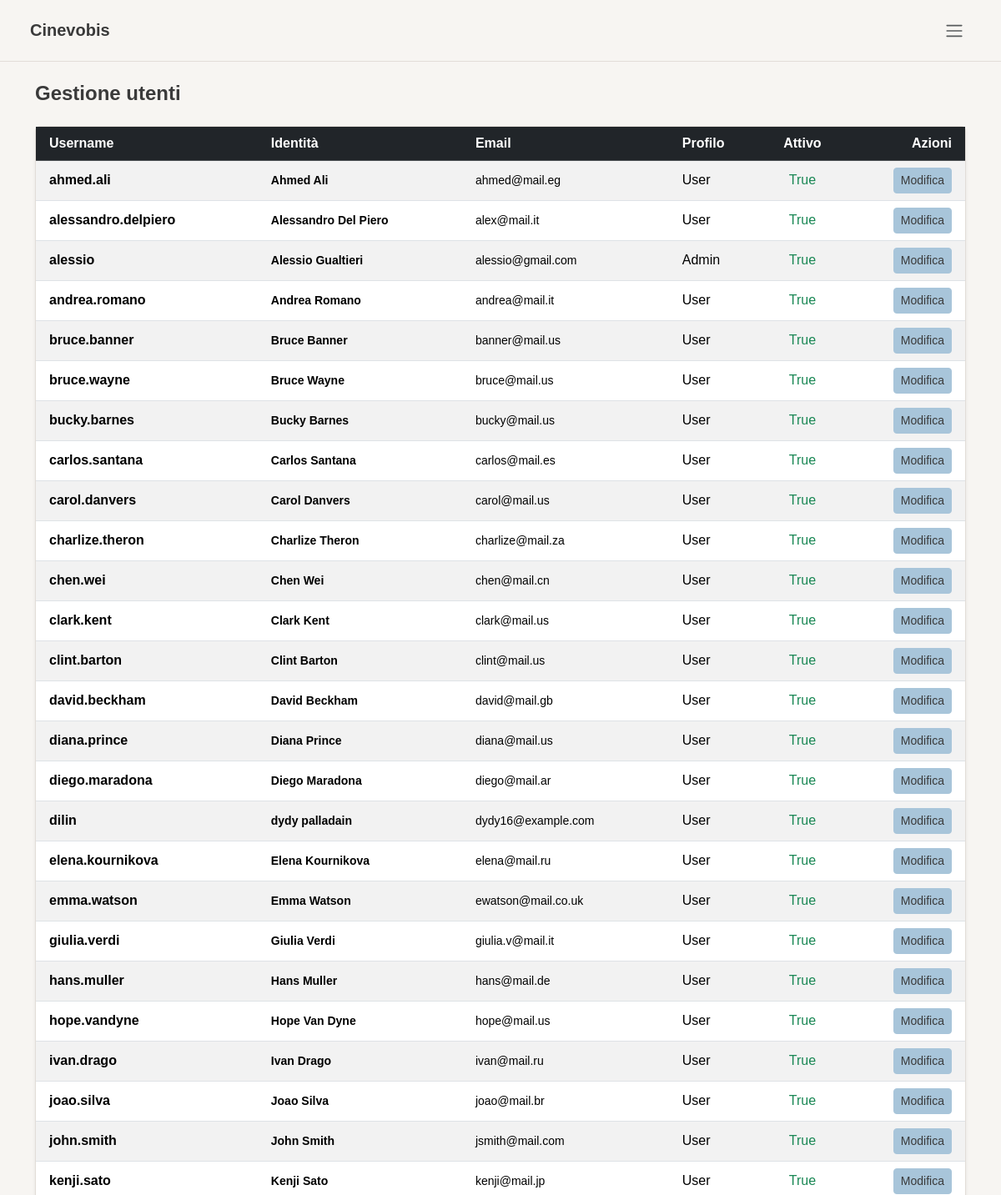
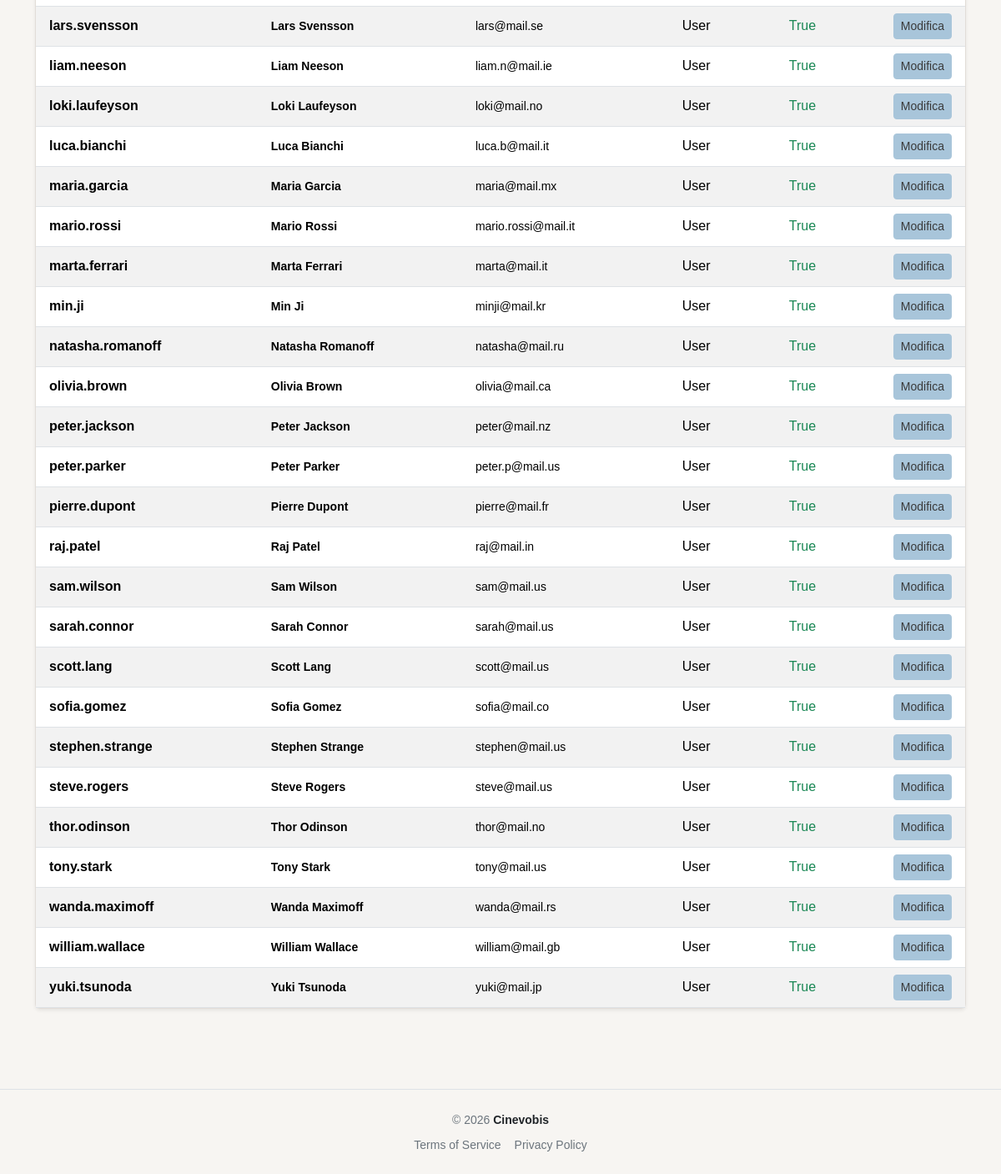
The page /pages/admin/users.php (signed in) on the database as committed earlier (2 pictures, top to bottom).
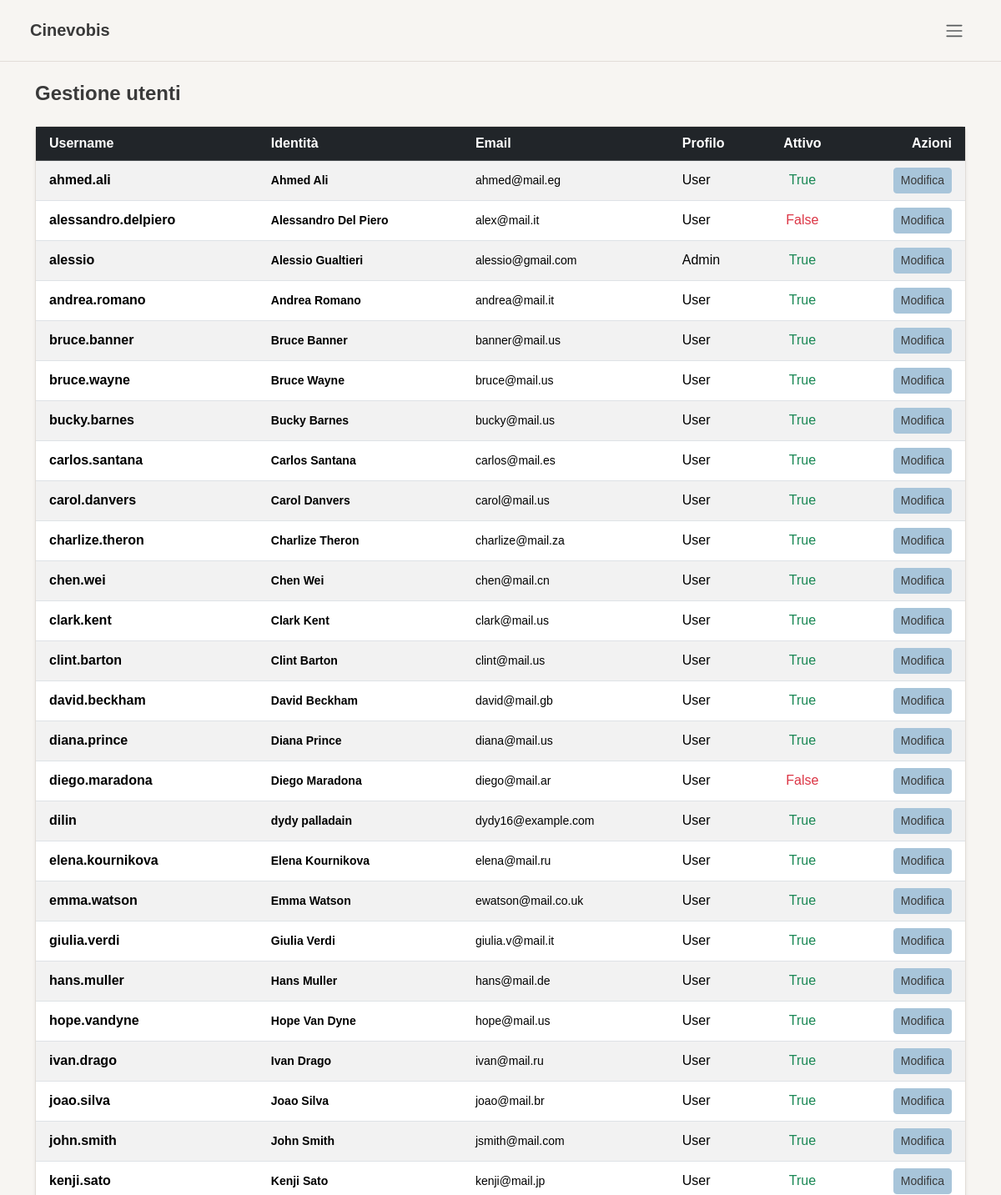
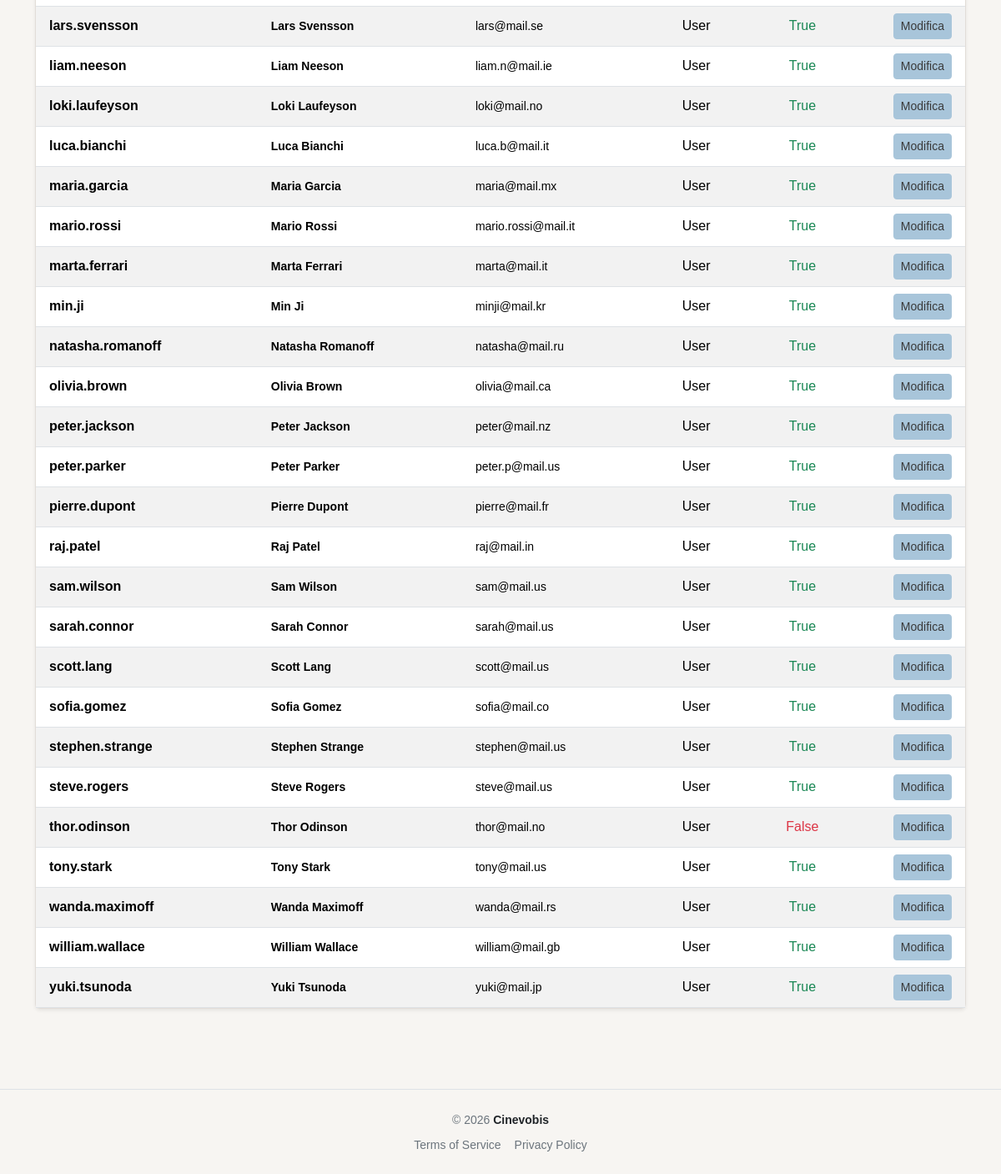
The same page on the database as committed later (2 pictures, top to bottom).
### tables this page shows
CREATE TABLE `utenti` (
  `id_utente` int NOT NULL AUTO_INCREMENT,
  `username` varchar(100) NOT NULL,
  `password` varchar(255) NOT NULL,
  `email` varchar(100) NOT NULL,
  `nome` varchar(100) NOT NULL,
  `cognome` varchar(100) NOT NULL,
  `id_profilo` int DEFAULT NULL,
  `attivo` tinyint(1) DEFAULT '1',
  `data_registrazione` datetime DEFAULT NULL,
  PRIMARY KEY (`id_utente`),
  UNIQUE KEY `username` (`username`),
  UNIQUE KEY `email` (`email`),
  KEY `id_profilo` (`id_profilo`),
  CONSTRAINT `utenti_ibfk_1` FOREIGN KEY (`id_profilo`) REFERENCES `profili` (`id_profilo`) ON UPDATE CASCADE
);

CREATE TABLE `profili` (
  `id_profilo` int NOT NULL AUTO_INCREMENT,
  `nome_profilo` varchar(100) NOT NULL,
  PRIMARY KEY (`id_profilo`)
);

### includes/user_obj.php (called while the page is built, shortened)
<?php
class userObj {
    private $db;
    public function __construct($db, $username, $password = null, $nome = null, $cognome = null,
                            $email = null, $attivo = null, $id_profilo = null) {
        $this->db           = $db;
    }
    public function readAll() {
        $sql = "SELECT u.id_utente, u.username, u.nome, u.cognome, u.email,
                       u.attivo, p.nome_profilo
                FROM utenti u
                LEFT JOIN profili p ON p.id_profilo = u.id_profilo
                ORDER BY u.username";
        $stmt = $this->db->prepare($sql);
        $stmt->execute();
        return $stmt->fetchAll();
    }
}
?>

### pages/admin/users.php (the view, shortened to what this page needs)
<?php
require_once(__DIR__ . '/../../config/connection.php');
require_once(__DIR__ . '/../../includes/user_obj.php');
$username = $_SESSION["username"] ?? '';
$user = new userObj($conn, $username);
$utenti = $user->readAll();
?>
<!DOCTYPE html>
<html lang="it">
<head>
    <link rel="stylesheet" href="/node_modules/bootstrap/dist/css/bootstrap.min.css">
    <link rel="stylesheet" href="/assets/css/style.css">
</head>
<body class="d-flex flex-column min-vh-100">
    <?php require_once(__DIR__ . '/../../includes/header.php'); ?>
    <div class="container mt-4 mb-5 pb-5 flex-grow-1">
        <h1 class="fs-4 fw-bold mb-4">Gestione utenti</h1>
        <div class="card shadow-sm border-0">
            <div class="table-responsive">
                <table class="table table-striped table-hover align-middle mb-0">
                    <thead class="table-dark">
                        <tr>
                            <th class="ps-3">Username</th>
                            <th>Identità</th>
                            <th>Email</th>
                            <th>Profilo</th>
                            <th class="text-center">Attivo</th>
                            <th class="text-end pe-3">Azioni</th>
                        </tr>
                    </thead>
                    <tbody>
                        <?php foreach ($utenti as $utente): ?>
                            <tr>
                                <td class="ps-3 fw-bold"><?= htmlspecialchars($utente['username']) ?></td>
                                <td>
                                    <div class="small fw-semibold"><?= htmlspecialchars($utente['nome'] ?? '') ?> <?= htmlspecialchars($utente['cognome'] ?? '') ?></div>
                                </td>
                                <td class="small"><?= htmlspecialchars($utente['email'] ?? '') ?></td>
                                <td><span><?= htmlspecialchars($utente['nome_profilo'] ?? '') ?></span></td>
                                <td class="text-center">
                                    <?php if ($utente['attivo']): ?>
                                        <span class="text-success" title="Attivo">True</span>
                                    <?php else: ?>
                                        <span class="text-danger" title="Inattivo">False</span>
                                    <?php endif; ?>
                                </td>
                                <td class="text-end pe-3">
                                    <form method="GET" action="edit_user.php">
                                        <button type="submit" class="btn btn-sm btn-brand">
                                            <i class="bi bi-pencil"></i> Modifica
                                        </button>
                                    </form>
                                </td>
                            </tr>
                        <?php endforeach; ?>
                    </tbody>
                </table>
            </div>
        </div>
    </div> <?php require_once(__DIR__ . '/../../includes/footer.php'); ?>
</body>
</html>

### includes/header.php (shortened to what this page needs)
<?php
$isLogged = isset($_SESSION['username']);
$currentPage = basename($_SERVER['SCRIPT_NAME']);
$publicPages = ['login.php', 'signup.php'];
$adminPages = ['add_film.php', 'admin_area.php', 'sessions.php', 'users.php', 'edit_user.php'];
$isPublicPage = in_array($currentPage, $publicPages);
$isAdminPage = in_array($currentPage, $adminPages);
?>
<nav class="navbar navbar-expand-lg px-4 py-3 border-bottom mb-0" style="position: relative;">
    <div class="container-fluid">
        <?php if($isAdminPage): ?>
        <a href="/pages/admin/admin_area.php" class="navbar-brand fw-bold text-dark" style="font-size: 20px; z-index: 2;">
            Cinevobis
        </a>
        <?php else: ?>
        <a href="/" class="navbar-brand fw-bold text-dark" style="font-size: 20px; z-index: 2;">
            Cinevobis
        </a>
        <?php endif; ?>
        <div class="ms-auto d-flex align-items-center" style="z-index: 2;">
            <?php if (!$isPublicPage): ?>
                <?php if (!$isLogged): ?>
                    <div class="d-flex gap-2">
                        <a href="/pages/public/login.php" class="btn btn-sm btn-brand px-3 shadow-none">Accedi</a>
                        <a href="/pages/public/signup.php" class="btn btn-sm btn-dark px-3 shadow-none">Registrati</a>
                    </div>
                <?php else: ?>
                    <div class="dropdown">
                        <button class="btn border-0 p-2 shadow-none" type="button" data-bs-toggle="dropdown" aria-expanded="false">
                            <span class="navbar-toggler-icon"></span>
                        </button>
                    </div>
                <?php endif; ?>
            <?php endif; ?>
        </div>
    </div>
</nav>

### includes/footer.php
<footer class="text-center py-4 border-top">
    <div class="mb-2">
        <span class="text-secondary small">
            © <?= date("Y"); ?> <span class="fw-bold text-dark">Cinevobis</span>
        </span>
    </div>
    <div class="d-flex justify-content-center gap-3">
        <a href="/pages/public/terms.php" class="text-secondary small text-decoration-none">Terms of Service</a>
        <a href="/pages/public/privacy.php" class="text-secondary small text-decoration-none">Privacy Policy</a>
    </div>
</footer>

### assets/css/style.css (style rules this page uses)
:root { --accent: #A8C5DA; --accent-hover: #8EB5CC; --accent-dark: #5A8FA8; --bg: #F7F5F2; --bg-surface: #FFFFFF; --bg-muted: #EEE9E3; --border: #E2DDD8; --text: #3A3A3A; --text-muted: #8A8480; }
body { background-color: var(--bg); color: var(--text); font-family: 'DM Sans', sans-serif; -webkit-font-smoothing: antialiased; -moz-osx-font-smoothing: grayscale; }
.btn-brand { background-color: var(--accent); color: var(--text); border: 1.5px solid var(--accent); font-weight: 500; transition: background-color 0.2s, border-color 0.2s; }
.navbar { background-color: var(--bg) !important; border-color: var(--border) !important; }
.navbar-brand { text-decoration: none; color: var(--text) !important; }
.card, .search-result-card { background-color: var(--bg-surface) !important; border: 1px solid var(--border) !important; }
footer { border-color: var(--border) !important; background-color: var(--bg); }

Rows that differ between the two databases and show on the page:
changed utenti "alessandro.delpiero": attivo "True" → "False"
changed utenti "diego.maradona": attivo "True" → "False"
changed utenti "thor.odinson": attivo "True" → "False"
